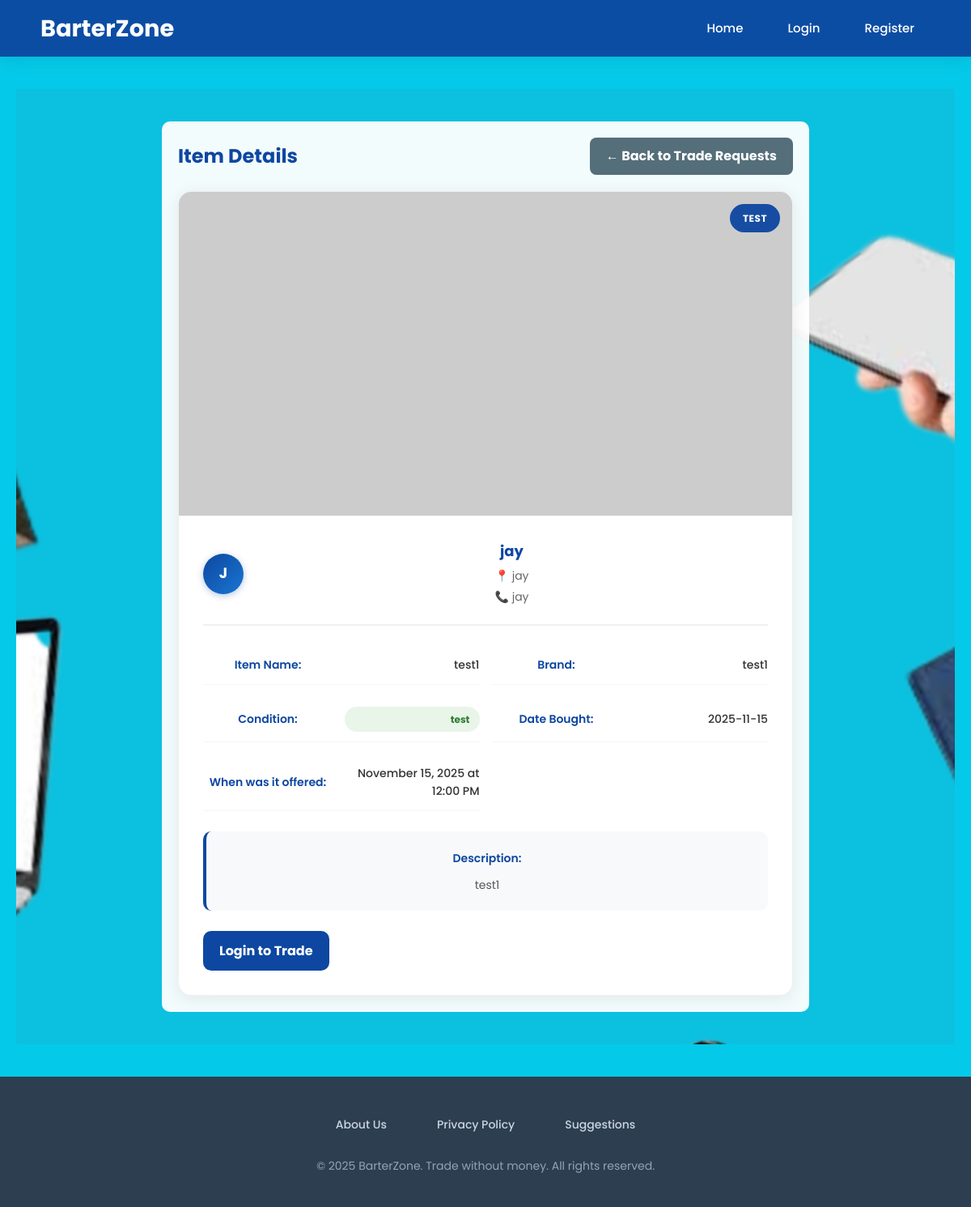
/view_item/10, run on the app's committed database.
### tables this page shows
CREATE TABLE items (
            items_id INTEGER PRIMARY KEY AUTOINCREMENT,
            user_id INTEGER,
            item_Name TEXT NOT NULL,
            item_Brand TEXT,
            item_Condition TEXT,
            item_DateBought TEXT,
            item_DateOffered TEXT,
            item_Description TEXT,
            item_image TEXT,
            item_available BOOLEAN DEFAULT 1,
            created_at TIMESTAMP DEFAULT CURRENT_TIMESTAMP,
            FOREIGN KEY (user_id) REFERENCES users (id)
        );

CREATE TABLE users (
            id INTEGER PRIMARY KEY AUTOINCREMENT,
            username TEXT UNIQUE NOT NULL,
            email TEXT,
            password TEXT NOT NULL,
            birthdate TEXT,
            location TEXT,
            full_name TEXT,
            contact TEXT,
            created_at TIMESTAMP DEFAULT CURRENT_TIMESTAMP
        , is_admin BOOLEAN DEFAULT 0);

### app.py (the view)
@app.route('/view_item/<int:item_id>')
def view_item(item_id):
    with sqlite3.connect(DB_NAME) as conn:
        conn.row_factory = sqlite3.Row
        item = conn.execute("""
            SELECT i.*, u.username, u.full_name, u.location, u.contact
            FROM items i
            JOIN users u ON i.user_id = u.id
            WHERE i.items_id = ?
        """, (item_id,)).fetchone()
    if not item:
        flash('Item not found.', 'error')
        return redirect(url_for('other_traders_items'))
    return render_template('singleviewingitem.html', item=item)

### templates/singleviewingitem.html (shortened to what this page needs)
{% extends "base.html" %}
{% block content %}
<section class="hero-section">
  <div class="overlay" style="background: rgba(255,255,255,0.95); color:#333; max-width: 800px; width:100%; padding:20px; border-radius:10px;">
    <div style="display: flex; justify-content: space-between; align-items: center; margin-bottom: 20px;">
      <h2 style="color:#0d47a1; margin: 0;">Item Details</h2>
      <a href="{{ url_for('view_trade_requests') }}" class="btn-primary" style="background: #546e7a; border: none; border-radius: 8px; color: white; padding: 10px 20px; cursor: pointer; font-weight: bold; text-decoration: none; display: inline-block;">
        ← Back to Trade Requests
      </a>
    </div>
    {% if item %}
    <div class="item-detail-card">
      <div class="item-image-section">
        {% if item['item_image'] %}
        <img src="{{ item['item_image'] }}" alt="{{ item['item_Name'] }}"
             onerror="this.src='https://via.placeholder.com/400x300/0d47a1/ffffff?text=No+Image'">
        {% else %}
        <img src="https://via.placeholder.com/400x300/0d47a1/ffffff?text=No+Image" alt="{{ item['item_Name'] }}">
        {% endif %}
        <div class="item-condition-badge">{{ item['item_Condition'] or 'Good' }}</div>
      </div>
      <div class="item-info-section">
        <div class="owner-section">
          <div class="owner-avatar">
            {{ (item['full_name'] or item['username'])|first|upper }}
          </div>
          <div class="owner-details">
            <div class="owner-name">{{ item['full_name'] or item['username'] }}</div>
            {% if item['location'] %}
            <div class="owner-location">📍 {{ item['location'] }}</div>
            {% endif %}
            {% if item['contact'] %}
            <div class="owner-contact">📞 {{ item['contact'] }}</div>
            {% endif %}
          </div>
        </div>
        <div class="detail-grid">
          <div class="detail-item">
            <span class="detail-label">Item Name:</span>
            <span class="detail-value">{{ item['item_Name'] }}</span>
          </div>
          <div class="detail-item">
            <span class="detail-label">Brand:</span>
            <span class="detail-value">{{ item['item_Brand'] or 'Not specified' }}</span>
          </div>
          <div class="detail-item">
            <span class="detail-label">Condition:</span>
            <span class="detail-value condition-badge">{{ item['item_Condition'] or 'Good' }}</span>
          </div>
          <div class="detail-item">
            <span class="detail-label">Date Bought:</span>
            <span class="detail-value">{{ item['item_DateBought'] or 'Not specified' }}</span>
          </div>
          <div class="detail-item">
            <span class="detail-label">When was it offered:</span>
            <span class="detail-value">{{ item['item_DateOffered'] or 'Not specified' }}</span>
          </div>
        </div>
        <div class="description-section">
          <span class="detail-label">Description:</span>
          <p class="description-text">{{ item['item_Description'] or 'No description available' }}</p>
        </div>
        {% if session.user_id and session.user_id != item['user_id'] %}
        <div class="action-buttons">
          <a href="{{ url_for('send_message') }}?receiver_id={{ item['user_id'] }}" class="btn-message">
            💬 Message Owner
          </a>
          <a href="{{ url_for('request_trade') }}?target_item_id={{ item['items_id'] }}" class="btn-trade">
            🔄 Request Trade
          </a>
        </div>
        {% elif session.user_id and session.user_id == item['user_id'] %}
        <div class="action-buttons">
          <p style="color: #666; text-align: center; font-style: italic;">This is your own item</p>
        </div>
        {% else %}
        <div class="action-buttons">
          <a href="{{ url_for('login') }}" class="btn-primary" style="background: #0d47a1;">Login to Trade</a>
        </div>
        {% endif %}
      </div>
    </div>
    {% endif %}
  </div>
</section>
{% endblock %}

### static/style.css (style rules this page uses)
* { margin: 0; padding: 0; box-sizing: border-box; }
body { font-family: 'Poppins', sans-serif; color: #fff; display: flex; flex-direction: column; min-height: 100vh; }
.hero-section { background: url("/static/images/home.png") no-repeat center center/cover; flex: 1; display: flex; justify-content: center; align-items: center; padding: 40px; text-align: center; }
.overlay { background: rgba(0, 86, 99, 0.8); padding: 40px; border-radius: 10px; max-width: 500px; width: 100%; }
.btn-primary { background-color: #ff9800; color: white; border: none; border-radius: 10px; padding: 12px 20px; cursor: pointer; font-weight: bold; transition: opacity 0.3s; text-decoration: none; display: inline-block; }

### templates/base.html (style rules this page uses)
* { margin: 0; padding: 0; box-sizing: border-box; }
body { font-family: 'Poppins', sans-serif; background: #05C9E8; color: #1e293b; line-height: 1.6; min-height: 100vh; }

### templates/singleviewingitem.html (style rules this page uses)
.item-detail-card { background: white; border-radius: 16px; box-shadow: 0 4px 20px rgba(0,0,0,0.08); overflow: hidden; border: 1px solid #f0f0f0; }
.item-image-section { position: relative; height: 400px; overflow: hidden; background: linear-gradient(135deg, #f8f9fa 0%, #e9ecef 100%); }
.item-image-section img { width: 100%; height: 100%; object-fit: cover; }
.item-condition-badge { position: absolute; top: 15px; right: 15px; background: rgba(13, 71, 161, 0.95); color: white; padding: 8px 16px; border-radius: 20px; font-size: 12px; font-weight: bold; text-transform: uppercase; letter-spacing: 0.5px; }
.item-info-section { padding: 30px; }
.owner-section { display: flex; align-items: center; gap: 15px; margin-bottom: 25px; padding-bottom: 20px; border-bottom: 2px solid #f0f0f0; }
.owner-avatar { width: 50px; height: 50px; background: linear-gradient(135deg, #0d47a1 0%, #1976d2 100%); color: white; border-radius: 50%; display: flex; align-items: center; justify-content: center; font-weight: bold; font-size: 18px; box-shadow: 0 2px 8px rgba(13, 71, 161, 0.3); }
.owner-details { flex: 1; }
.owner-name { font-size: 18px; font-weight: bold; color: #0d47a1; margin-bottom: 5px; }
.owner-location, .owner-contact { font-size: 14px; color: #666; margin-bottom: 3px; }
.detail-grid { display: grid; grid-template-columns: repeat(auto-fit, minmax(250px, 1fr)); gap: 15px; margin-bottom: 25px; }
.detail-item { display: flex; justify-content: space-between; align-items: center; padding: 12px 0; border-bottom: 1px solid #f5f5f5; }
.detail-label { font-size: 14px; color: #0d47a1; font-weight: 600; min-width: 160px; }
.detail-value { font-size: 14px; color: #333; font-weight: 500; text-align: right; flex: 1; margin-left: 15px; }
.condition-badge { background: #e8f5e8; color: #2e7d32; padding: 6px 12px; border-radius: 15px; font-size: 12px; font-weight: bold; }
.description-section { margin-bottom: 25px; padding: 20px; background: #f8f9fa; border-radius: 10px; border-left: 4px solid #0d47a1; }
.description-text { color: #555; font-size: 14px; line-height: 1.6; margin: 10px 0 0 0; white-space: pre-line; }
.action-buttons { display: flex; gap: 15px; margin-top: 20px; }

### data on the page
items: item_Condition "TEST", item_Name "test1", item_Brand "test1", item_Condition "test", item_DateBought "2025-11-15", item_DateOffered "November 15, 2025 at 12:00 PM", item_Description "test1"
users: full_name "J", full_name "jay", location "jay", contact "jay"
